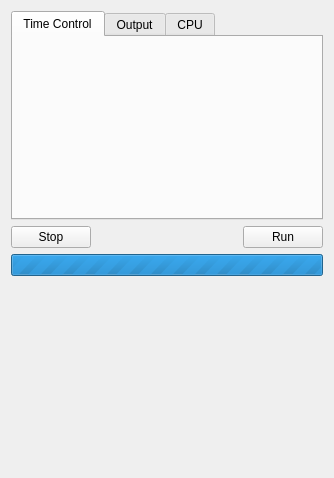
<?xml version="1.0" encoding="UTF-8"?>
<ui version="4.0">
 <class>RunWidget</class>
 <widget class="QWidget" name="RunWidget">
  <property name="geometry">
   <rect>
    <x>0</x>
    <y>0</y>
    <width>334</width>
    <height>478</height>
   </rect>
  </property>
  <property name="windowTitle">
   <string>Form</string>
  </property>
  <layout class="QGridLayout" name="gridLayout">
   <item row="3" column="0">
    <spacer name="verticalSpacer">
     <property name="orientation">
      <enum>Qt::Vertical</enum>
     </property>
     <property name="sizeHint" stdset="0">
      <size>
       <width>20</width>
       <height>231</height>
      </size>
     </property>
    </spacer>
   </item>
   <item row="1" column="0">
    <layout class="QHBoxLayout" name="horizontalLayout">
     <item>
      <widget class="QPushButton" name="pushButton_Stop">
       <property name="text">
        <string>Stop</string>
       </property>
      </widget>
     </item>
     <item>
      <spacer name="horizontalSpacer">
       <property name="orientation">
        <enum>Qt::Horizontal</enum>
       </property>
       <property name="sizeHint" stdset="0">
        <size>
         <width>40</width>
         <height>20</height>
        </size>
       </property>
      </spacer>
     </item>
     <item>
      <widget class="QPushButton" name="pushButton_Run">
       <property name="text">
        <string>Run</string>
       </property>
      </widget>
     </item>
    </layout>
   </item>
   <item row="0" column="0">
    <widget class="QTabWidget" name="tabWidget">
     <property name="currentIndex">
      <number>0</number>
     </property>
     <widget class="QWidget" name="Time_Control">
      <attribute name="title">
       <string>Time Control</string>
      </attribute>
     </widget>
     <widget class="QWidget" name="Output">
      <attribute name="title">
       <string>Output</string>
      </attribute>
     </widget>
     <widget class="QWidget" name="CPU">
      <attribute name="title">
       <string>CPU</string>
      </attribute>
      <layout class="QGridLayout" name="gridLayout_2">
       <item row="0" column="0" colspan="2">
        <widget class="QRadioButton" name="radioButton_serial">
         <property name="text">
          <string>serial</string>
         </property>
         <property name="checked">
          <bool>true</bool>
         </property>
        </widget>
       </item>
       <item row="1" column="0" colspan="2">
        <widget class="QRadioButton" name="radioButton_parallel">
         <property name="text">
          <string>parallel</string>
         </property>
        </widget>
       </item>
       <item row="2" column="0">
        <widget class="QLabel" name="label">
         <property name="text">
          <string>Number of processors:</string>
         </property>
        </widget>
       </item>
       <item row="2" column="1">
        <widget class="QSpinBox" name="spinBox_NumOfPro"/>
       </item>
       <item row="3" column="1">
        <spacer name="verticalSpacer_2">
         <property name="orientation">
          <enum>Qt::Vertical</enum>
         </property>
         <property name="sizeHint" stdset="0">
          <size>
           <width>20</width>
           <height>127</height>
          </size>
         </property>
        </spacer>
       </item>
      </layout>
     </widget>
    </widget>
   </item>
   <item row="2" column="0">
    <widget class="QProgressBar" name="progressBar">
     <property name="maximum">
      <number>0</number>
     </property>
     <property name="value">
      <number>-1</number>
     </property>
     <property name="textVisible">
      <bool>false</bool>
     </property>
     <property name="invertedAppearance">
      <bool>false</bool>
     </property>
    </widget>
   </item>
  </layout>
 </widget>
 <resources/>
 <connections/>
</ui>
